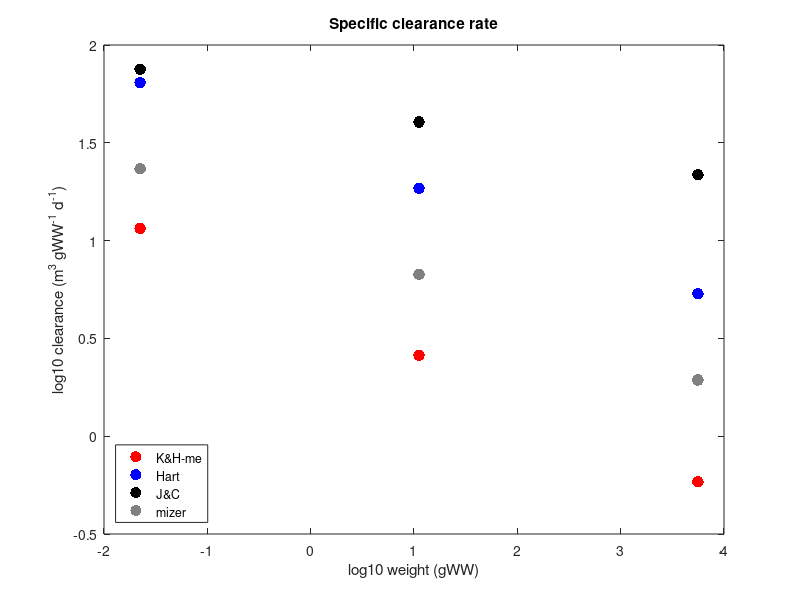
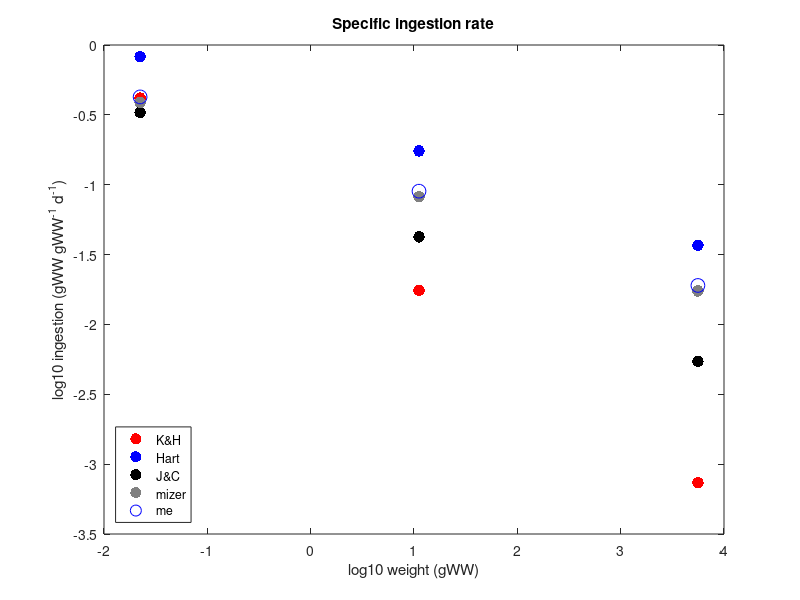
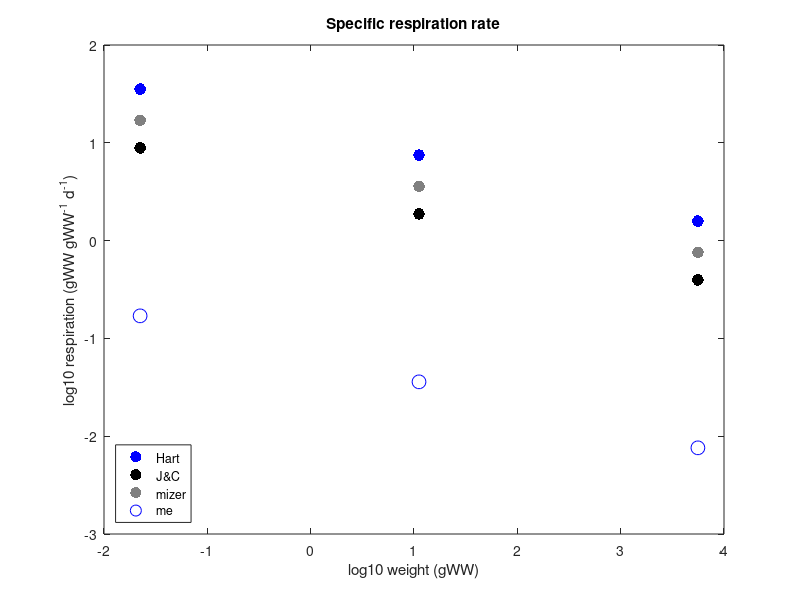
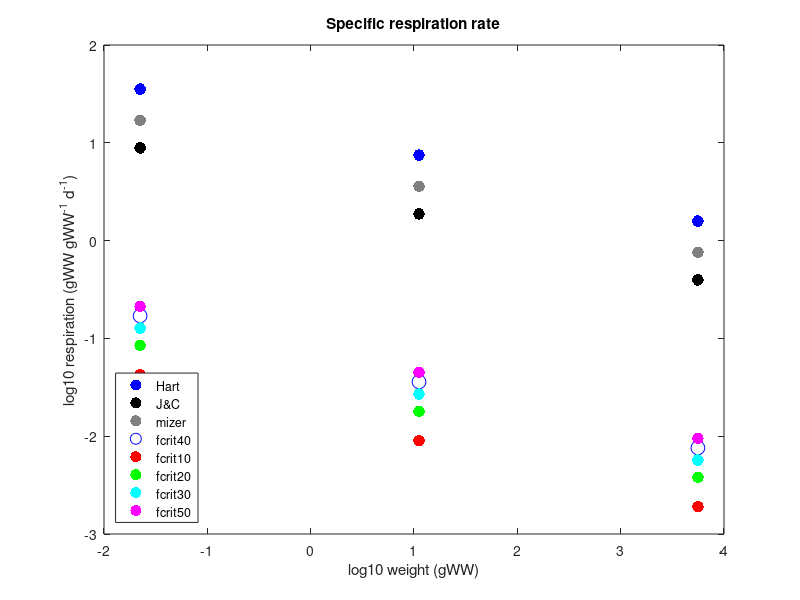

Reproduce these figures in MATLAB, in order.
% Compare diff Cmax, metab, A, ingest eqs

clear all
close all

%!Individual Mass (g)
M_s = 10^((log10(0.001)+log10(0.5))/2);
M_m = 10^((log10(0.5)+log10(250))/2);
M_l = 10^((log10(250)+log10(125000))/2);

%! Body lengths (mm)
% Convert from mm to cm and use their const coeff = 0.01g/cm3
L_s = 10.0 * (M_s/0.01)^(1/3); % small
L_m = 10.0 * (M_m/0.01)^(1/3); % medium
L_l = 10.0 * (M_l/0.01)^(1/3); % large

m=[M_s; M_m; M_l];

%Hartvig et al. constants
q=1-0.8;
h=85;
w=0.0025298;
gamma=0.8e4;
n=1-0.75;
p=1-0.75;
k=10;
u=0.84;

%mizer constants
h2=40;
gamma2=2.9e3;
k2=4.8;
u2=3;

%J&C 15 constants
Q=1-0.9;
H=25;
W=0.0025298;
G=1.37e4;
N=1-0.67;
K=2.5;
U=0.5;

prey=0:0.005:0.3;
temp=15;

%% Mortality
%Hartvig
Hu = exp(0.063*(temp-10.0)) .* (u.*m.^(-n))/365;

%mizer
Zu = exp(0.063*(temp-10.0)) .* (u2.*m.^(-n))/365;

%J&C
Ju = exp(0.063*(temp-10.0)) .* (U.*m.^(-N))/365;

%% Annual Mortality
%Hartvig
HuA = exp(0.063*(temp-10.0)) .* (u.*m.^(-n));

%mizer
ZuA = exp(0.063*(temp-10.0)) .* (u2.*m.^(-n));

%J&C
JuA = exp(0.063*(temp-10.0)) .* (U.*m.^(-N));


%% Max ingestion
%Kiorboe & Hirst
Imax = exp(0.063*(temp-15.0)) .* 2.5 .* m.^(-0.51) .* 24e-3;

%Hartvig
Hcmax = exp(0.063*(temp-10.0)) .* (h.*m.^-n)/365;

%mizer
Zcmax = exp(0.063*(temp-10.0)) .* (h2.*m.^-n)/365;

%J&C
Jcmax = exp(0.063*(temp-10.0)) .* (H.*m.^-N)/365;

%Me
Mcmax = exp(0.063*(temp-15.0)) .* (60.*m.^-n)/365;

%% Respiration
%Hartvig
Hmet = exp(0.063*(temp-10.0)) .* k.*m.^-p;

%mizer
Zmet = exp(0.063*(temp-10.0)) .* k2.*m.^-p;

%J&C
Jmet = exp(0.063*(temp-10.0)) .* K.*m.^-p;

%Me
Mmet = exp(0.063*(temp-15.0)) .* 0.4*Mcmax;

%% Max clearance rate/search volume
%Kiorboe & Hirst = me
Fmax = exp(0.063*(temp-15.0)) .* 10^(3.24) .* m.^(-0.24) .* (24e-3/9);

%Hartvig
HA = exp(0.063*(temp-10.0)) .* (gamma*m.^-q)/365;

%mizer
ZA = exp(0.063*(temp-10.0)) .* (gamma2*m.^-q)/365;

%J&C
JA = exp(0.063*(temp-10.0)) .* (G*m.^-Q)/365;

%%
figure(1)
%subplot(2,2,1)
plot(log10(m),log10(Fmax),'.r','MarkerSize',25); hold on;
plot(log10(m),log10(HA),'.b','MarkerSize',25); hold on;
plot(log10(m),log10(JA),'.k','MarkerSize',25); hold on;
plot(log10(m),log10(ZA),'.','color',[0.5 0.5 0.5],'MarkerSize',25); hold on;
ylabel('log10 clearance (m^3 gWW^-^1 d^-^1)')
xlabel('log10 weight (gWW)')
legend('K&H-me','Hart','J&C','mizer')
legend('location','southwest')
title('Specific clearance rate')
print('-dpng','Clearance_comp_mass_new_sizes.png')

figure(2)
%subplot(2,2,1)
plot(log10(m),log10(Imax),'.r','MarkerSize',25); hold on;
plot(log10(m),log10(Hcmax),'.b','MarkerSize',25); hold on;
plot(log10(m),log10(Jcmax),'.k','MarkerSize',25); hold on;
plot(log10(m),log10(Zcmax),'.','color',[0.5 0.5 0.5],'MarkerSize',25); hold on;
plot(log10(m),log10(Mcmax),'ob','MarkerSize',10); hold on;
ylabel('log10 ingestion (gWW gWW^-^1 d^-^1)')
xlabel('log10 weight (gWW)')
legend('K&H','Hart','J&C','mizer','me')
legend('location','southwest')
title('Specific ingestion rate')
print('-dpng','Ingestion_comp_mass_new_sizes.png')

figure(3)
%subplot(2,2,1)
plot(log10(m),log10(Hmet),'.b','MarkerSize',25); hold on;
plot(log10(m),log10(Jmet),'.k','MarkerSize',25); hold on;
plot(log10(m),log10(Zmet),'.','color',[0.5 0.5 0.5],'MarkerSize',25); hold on;
plot(log10(m),log10(Mmet),'ob','MarkerSize',10); hold on;
ylabel('log10 respiration (gWW gWW^-^1 d^-^1)')
xlabel('log10 weight (gWW)')
legend('Hart','J&C','mizer','me')
legend('location','southwest')
title('Specific respiration rate')
print('-dpng','Respiration_comp_mass_new_sizes.png')

figure(4)
%subplot(2,2,1)
plot(log10(m),log10(Hmet),'.b','MarkerSize',25); hold on;
plot(log10(m),log10(Jmet),'.k','MarkerSize',25); hold on;
plot(log10(m),log10(Zmet),'.','color',[0.5 0.5 0.5],'MarkerSize',25); hold on;
plot(log10(m),log10(Mmet),'ob','MarkerSize',10); hold on;
plot(log10(m),log10(0.1*Mcmax),'.r','MarkerSize',25); hold on;
plot(log10(m),log10(0.2*Mcmax),'.g','MarkerSize',25); hold on;
plot(log10(m),log10(0.3*Mcmax),'.c','MarkerSize',25); hold on;
plot(log10(m),log10(0.5*Mcmax),'.m','MarkerSize',25); hold on;
ylabel('log10 respiration (gWW gWW^-^1 d^-^1)')
xlabel('log10 weight (gWW)')
legend('Hart','J&C','mizer','fcrit40','fcrit10','fcrit20','fcrit30','fcrit50')
legend('location','southwest')
title('Specific respiration rate')
print('-dpng','Respiration_comp_fcrit_new_sizes.png')

figure(5)
%subplot(2,2,1)
plot(log10(m),(Hu),'.b','MarkerSize',25); hold on;
plot(log10(m),(Ju),'.k','MarkerSize',25); hold on;
plot(log10(m),(Zu),'.','color',[0.5 0.5 0.5],'MarkerSize',25); hold on;
ylabel('mortality rate (d^-^1)')
xlabel('log10 weight (gWW)')
legend('Hart','J&C','mizer')
legend('location','southwest')
title('Daily mortality rate')
print('-dpng','Mortality_comp_mass_new_sizes.png')


%% vs temp
temp=-2:30;

%Max ingestion
ImaxS = exp(0.063*(temp-15.0)) .* 2.5 .* M_s^(-0.51) .* 24e-3;
ImaxM = exp(0.063*(temp-15.0)) .* 2.5 .* M_m^(-0.51) .* 24e-3;
ImaxL = exp(0.063*(temp-15.0)) .* 2.5 .* M_l^(-0.51) .* 24e-3;

HcmaxS = exp(0.063*(temp-10.0)) .* (h.*M_s^-0.25)/365;
HcmaxM = exp(0.063*(temp-10.0)) .* (h.*M_m^-0.25)/365;
HcmaxL = exp(0.063*(temp-10.0)) .* (h.*M_l^-0.25)/365;

JcmaxS = exp(0.063*(temp-10.0)) .* (H.*M_s^-0.25)/365;
JcmaxM = exp(0.063*(temp-10.0)) .* (H.*M_m^-0.25)/365;
JcmaxL = exp(0.063*(temp-10.0)) .* (H.*M_l^-0.25)/365;

McmaxS = exp(0.063*(temp-15.0)) .* (60.*M_s^-0.25)/365;
McmaxM = exp(0.063*(temp-15.0)) .* (60.*M_m^-0.25)/365;
McmaxL = exp(0.063*(temp-15.0)) .* (60.*M_l^-0.25)/365;

%Max clearance rate/search volume
FmaxS = exp(0.063*(temp-15.0)) .* 1.74e3 .* M_s^(-0.24) .* (24e-3/9);
FmaxM = exp(0.063*(temp-15.0)) .* 1.74e3 .* M_m^(-0.24) .* (24e-3/9);
FmaxL = exp(0.063*(temp-15.0)) .* 1.74e3 .* M_l^(-0.24) .* (24e-3/9);

HAS = exp(0.063*(temp-10.0)) .* (1e6*M_s^-q)/365;
HAM = exp(0.063*(temp-10.0)) .* (1e6*M_m^-q)/365;
HAL = exp(0.063*(temp-10.0)) .* (1e6*M_l^-q)/365;

JAS = exp(0.063*(temp-10.0)) .* (1e6*M_s^-Q)/365;
JAM = exp(0.063*(temp-10.0)) .* (1e6*M_m^-Q)/365;
JAL = exp(0.063*(temp-10.0)) .* (1e6*M_l^-Q)/365;

%Respiration
%Hartvig
HmetS = exp(0.063*(temp-10.0)) .* k.*M_s.^-p;
HmetM = exp(0.063*(temp-10.0)) .* k.*M_m.^-p;
HmetL = exp(0.063*(temp-10.0)) .* k.*M_l.^-p;

%J&C
JmetS = exp(0.063*(temp-10.0)) .* K.*M_s.^-p;
JmetM = exp(0.063*(temp-10.0)) .* K.*M_m.^-p;
JmetL = exp(0.063*(temp-10.0)) .* K.*M_l.^-p;

MmetS = 0.3*McmaxS;
MmetM = 0.3*McmaxM;
MmetL = 0.3*McmaxL;

%% Mortality
%Hartvig
HuS = exp(0.063*(temp-10.0)) .* (u.*M_s.^(-n))/365;
HuM = exp(0.063*(temp-10.0)) .* (u.*M_m.^(-n))/365;
HuL = exp(0.063*(temp-10.0)) .* (u.*M_l.^(-n))/365;

%mizer
ZuS = exp(0.063*(temp-10.0)) .* (u2.*M_s.^(-n))/365;
ZuM = exp(0.063*(temp-10.0)) .* (u2.*M_m.^(-n))/365;
ZuL = exp(0.063*(temp-10.0)) .* (u2.*M_l.^(-n))/365;

%J&C
JuS = exp(0.063*(temp-10.0)) .* (U.*M_s.^(-N))/365;
JuM = exp(0.063*(temp-10.0)) .* (U.*M_m.^(-N))/365;
JuL = exp(0.063*(temp-10.0)) .* (U.*M_l.^(-N))/365;

%%

figure
%subplot(2,2,1)
plot(temp,log10(HAS),'r','LineWidth',2); hold on;
plot(temp,log10(HAM),'k','LineWidth',2); hold on;
plot(temp,log10(HAL),'b','LineWidth',2); hold on;
plot(temp,log10(JAS),'--r','LineWidth',2); hold on;
plot(temp,log10(JAM),'--k','LineWidth',2); hold on;
plot(temp,log10(JAL),'--b','LineWidth',2); hold on;
plot(temp,log10(FmaxS),':r','LineWidth',2); hold on;
plot(temp,log10(FmaxM),':k','LineWidth',2); hold on;
plot(temp,log10(FmaxL),':b','LineWidth',2); hold on;
ylabel('log10 clearance (m^3 gWW^-^1 d^-^1)')
xlabel('temp (C)')
legend('HS','HM','HL','JS','JM','JL','meS','meM','meL')
legend('location','west')
title('Specific clearance rate')
print('-dpng','Clearance_comp_temp_new_sizes.png')

%
figure
plot(temp,log10(HcmaxS),'r','LineWidth',2); hold on;
plot(temp,log10(HcmaxM),'k','LineWidth',2); hold on;
plot(temp,log10(HcmaxL),'b','LineWidth',2); hold on;
plot(temp,log10(JcmaxS),'--r','LineWidth',2); hold on;
plot(temp,log10(JcmaxM),'--k','LineWidth',2); hold on;
plot(temp,log10(JcmaxL),'--b','LineWidth',2); hold on;
plot(temp,log10(McmaxS),':r','LineWidth',2); hold on;
plot(temp,log10(McmaxM),':k','LineWidth',2); hold on;
plot(temp,log10(McmaxL),':b','LineWidth',2); hold on;
ylabel('log10 ingestion (gWW gWW^-^1 d^-^1)')
xlabel('temp (C)')
legend('HS','HM','HL','JS','JM','JL','meS','meM','meL')
legend('location','west')
title('Specific ingestion rate')
print('-dpng','Ingestion_comp_temp_new_sizes.png')

figure
plot(temp,log10(HmetS),'r','LineWidth',2); hold on;
plot(temp,log10(HmetM),'k','LineWidth',2); hold on;
plot(temp,log10(HmetL),'b','LineWidth',2); hold on;
plot(temp,log10(JmetS),'--r','LineWidth',2); hold on;
plot(temp,log10(JmetM),'--k','LineWidth',2); hold on;
plot(temp,log10(JmetL),'--b','LineWidth',2); hold on;
plot(temp,log10(MmetS),':r','LineWidth',2); hold on;
plot(temp,log10(MmetM),':k','LineWidth',2); hold on;
plot(temp,log10(MmetL),':b','LineWidth',2); hold on;
ylabel('log10 respiration (gWW gWW^-^1 d^-^1)')
xlabel('temp (C)')
legend('HS','HM','HL','JS','JM','JL','meS','meM','meL')
legend('location','west')
title('Specific respiration rate')
print('-dpng','Respiration_comp_temp_new_sizes.png')

%%
figure
subplot(2,2,1)
plot(temp,(HuS),'r','LineWidth',2); hold on;
plot(temp,(JuS),'--r','LineWidth',2); hold on;
plot(temp,(ZuS),':r','LineWidth',2); hold on;
ylabel('mortality rate (d^-^1)')
title('S')
xlim([-2 30])
subplot(2,2,2)
plot(temp,(HuM),'k','LineWidth',2); hold on;
plot(temp,(JuM),'--k','LineWidth',2); hold on;
plot(temp,(ZuM),':k','LineWidth',2); hold on;
xlabel('temp (C)')
title('M')
xlim([-2 30])
subplot(2,2,3)
plot(temp,(HuL),'b','LineWidth',2); hold on;
plot(temp,(JuL),'--b','LineWidth',2); hold on;
plot(temp,(ZuL),':b','LineWidth',2); hold on;
xlabel('temp (C)')
ylabel('mortality rate (d^-^1)')
title('L')
xlim([-2 30])
legend('Hartvig11','J&C15','mizer')
legend('location','northwest')
print('-dpng','Mortality_comp_temp_new_sizes.png')
